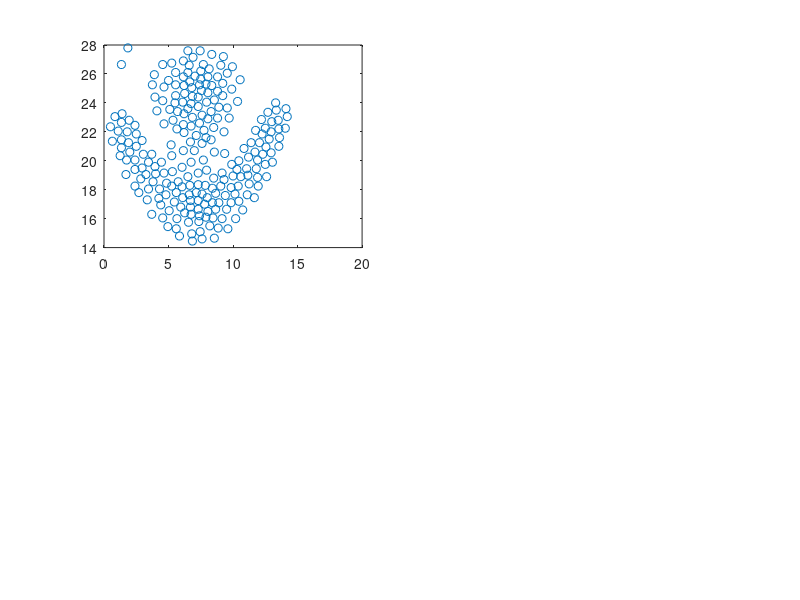

Write MATLAB code to recreate this figure. (Note: this script raises an error after producing the figure.)
clear all;
load Flame2d2c;
data=flame(:,1:2);
clusters=2;
% %%%%%%%%%%%%%%%%%%%%%%%%%%%%%%%%%%%%%%%%%%%%%%%%%%%%%%%%%%%%%%%%%%%%%%%%%%%%
figure;
subplot(221);
plot(data(:,1),data(:,2),'o');
%%%%%%%%%%%%%%%%%%%%%%%%%%%%%%%%%%%%%%%%%%%%%%%%%%%%%%%%%%%%%%%%%%%%%%%%%%%%
%tStart=tic;
r = size(data,1);
k1=11;
indexKNN=KNNSearch(data,k1);
compactnessIS=CompactnessIS(indexKNN,data);
nbFir=GSRkNNNew(indexKNN);
thresholdFir=DensityThreshold(nbFir);
[lowdataOrderingFir highdataFir]=DensityPartition(nbFir,thresholdFir,compactnessIS);
subplot(222);
plot(data(highdataFir(:),1),data(highdataFir(:),2),'ro');
hold on;
plot(data(lowdataOrderingFir(:,3),1),data(lowdataOrderingFir(:,3),2),'bo');
%%%%%%%%%%%%%%%%%%%%%%%%%%%%%%%%%%%%%%%%%%%%%%%%%%%%%%%%%%%%%%%%%%%%%%%%%%%%
k2=11;
hc = size(highdataFir,2);
for i=1:hc
    highdata(i,:) = data(highdataFir(i),:);
end
indexKNN=KNNSearch(highdata,k2);
compactnessIS=CompactnessIS(indexKNN,highdata);
nbSec=GSRkNNNew(indexKNN);
thresholdSec=DensityThreshold(nbSec);
[lowdataOrderingSec highdataSec]=DensityPartition(nbSec,thresholdSec,compactnessIS);
subplot(223);
plot(highdata(highdataSec(:),1),highdata(highdataSec(:),2),'ro');
hold on;
plot(highdata(lowdataOrderingSec(:,3),1),highdata(lowdataOrderingSec(:,3),2),'bo');
%%%%%%%%%%%%%%%%%%%%%%%%%%%%%%%%%%%%%%%%%%%%%%%%%%%%%%%%%%%%%%%%%%%%%%%%%%%%

hc = size(highdataSec,2);
highdata=[];
for i=1:hc
    highdata(i,:) = data(highdataFir(highdataSec(i)),:);
end
%clusters = 7;
[pred edges]=InitialPartitionMST(highdata,clusters);
[iniclusterings]=ClusterFind(pred,edges,clusters);
for i=1:clusters
    temp=[];
    ntemp=[];
    temp=iniclusterings{i,1};
    cols = size(temp,2);
    for j=1:cols
        %ntemp(j) = ceil(highdataFir(highdataSec(temp(j)))/samplenum);
        ntemp(j) = highdataFir(highdataSec(temp(j)));
    end
    clusterings{i,1} = ntemp;
end
lf = size(lowdataOrderingFir,1);
ls = size(lowdataOrderingSec,1);
for i=1:ls
    remaindataind(i)= highdataFir(lowdataOrderingSec(i,3));
end
for i=1:lf
    remaindataind(i+ls) = lowdataOrderingFir(i,3);
end
%remaindata=[lowdataOrderingSec;lowdataOrderingFir];
[clusterings] = ClusterPlot(data,clusterings,clusters,remaindataind);


